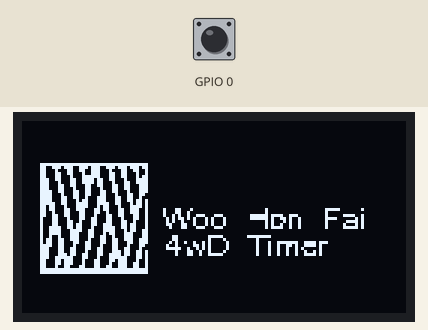
Recording of a program running on a simulated ESP8266 (NodeMCU). On the bench: 128×64 one-colour display. The inputs (shaded band) are chosen by the test bench; at power-on: GPIO 0 HIGH.

Above: at 2.2 s.
2.3 s: GPIO 0 driven LOW
At 2.7 s:
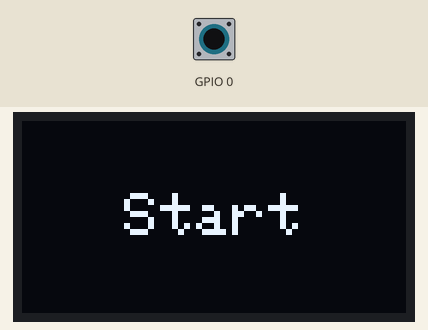
3.8 s: GPIO 0 pulsed HIGH 2 times (0.12 s each, 0.3 s apart)
At 4.6 s:
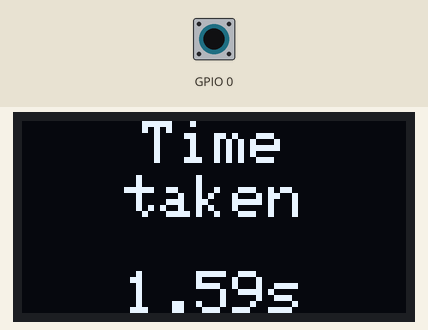
Timing chart, 0 to 6.8 s (numbered marks = the images above; inputs shaded):
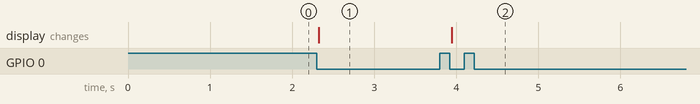

Measured:
- after the input at 2.3 s, the display: changes at once (image 1)
- after the input at 3.8 s, the display: changes after 0.15 s (image 2)

The program:

main.cpp
```cpp
#include <Arduino.h>
#include <Adafruit_GFX.h>
#include <Adafruit_SSD1306.h>
#define SCREEN_WIDTH 128    // OLED display width, in pixels
#define SCREEN_HEIGHT 64    // OLED display height, in pixels
#define OLED_RESET -1       // Reset pin # (or -1 if sharing Arduino reset pin)
#define SCREEN_ADDRESS 0x3C ///< See datasheet for Address; 0x3D for 128x64, 0x3C for 128x32
#define LOGO_WIDTH 128
#define LOGO_HEIGHT 64
Adafruit_SSD1306 display(SCREEN_WIDTH, SCREEN_HEIGHT, &Wire, OLED_RESET);

//// sensor, time and counting
int sensor = 1;
int sensor_t = 1;
unsigned long timer;
String time_taken;
int timer_state = 0;

const unsigned char epd_bitmap_school_logo_oled[] PROGMEM = {
    0x00, 0x00, 0x00, 0x00, 0x00, 0x00, 0x00, 0x00, 0x00, 0x00, 0x00, 0x00, 0x00, 0x00, 0x00, 0x00,
    0x00, 0x00, 0x00, 0x00, 0x00, 0x00, 0x00, 0x00, 0x00, 0x00, 0x00, 0x00, 0x00, 0x00, 0x00, 0x00,
    0x00, 0x00, 0x00, 0x00, 0x00, 0x00, 0x00, 0x00, 0x00, 0x00, 0x00, 0x00, 0x00, 0x00, 0x00, 0x00,
    0x00, 0x00, 0x00, 0x00, 0x00, 0x00, 0x00, 0x00, 0x00, 0x00, 0x00, 0x00, 0x00, 0x00, 0x00, 0x00,
    0x00, 0x00, 0x00, 0x00, 0x00, 0x00, 0x00, 0x00, 0x00, 0x00, 0x00, 0x00, 0x00, 0x00, 0x00, 0x00,
    0x00, 0x00, 0x00, 0x00, 0x00, 0x00, 0x00, 0x00, 0x00, 0x00, 0x00, 0x00, 0x00, 0x00, 0x00, 0x00,
    0x00, 0x00, 0x00, 0x00, 0x00, 0x00, 0x00, 0x00, 0x00, 0x00, 0x00, 0x00, 0x00, 0x00, 0x00, 0x00,
    0x00, 0x00, 0x00, 0x00, 0x00, 0x00, 0x00, 0x00, 0x00, 0x00, 0x00, 0x00, 0x00, 0x00, 0x00, 0x00,
    0x00, 0x00, 0x00, 0x00, 0x00, 0x00, 0x00, 0x00, 0x00, 0x00, 0x00, 0x00, 0x00, 0x00, 0x00, 0x00,
    0x00, 0x00, 0x00, 0x00, 0x00, 0x00, 0x00, 0x00, 0x00, 0x00, 0x00, 0x00, 0x00, 0x00, 0x00, 0x00,
    0x00, 0x00, 0x00, 0x00, 0x00, 0x00, 0x00, 0x00, 0x00, 0x00, 0x00, 0x00, 0x00, 0x00, 0x00, 0x00,
    0x00, 0x00, 0x00, 0x00, 0x00, 0x00, 0x00, 0x00, 0x00, 0x00, 0x00, 0x00, 0x00, 0x00, 0x00, 0x00,
    0x00, 0x00, 0x00, 0x00, 0x00, 0x00, 0x00, 0x00, 0x00, 0x00, 0x00, 0x00, 0x00, 0x00, 0x00, 0x00,
    0x00, 0x00, 0x00, 0x00, 0x00, 0x00, 0x00, 0x00, 0x00, 0x00, 0x00, 0x00, 0x00, 0x00, 0x00, 0x00,
    0x03, 0xff, 0xff, 0xff, 0xff, 0xc0, 0x00, 0x00, 0x00, 0x00, 0x00, 0x00, 0x00, 0x00, 0x00, 0x00,
    0x03, 0x3b, 0x9d, 0xce, 0xee, 0xc0, 0x00, 0x00, 0x00, 0x00, 0x00, 0x00, 0x00, 0x00, 0x00, 0x00,
    0x03, 0x11, 0x99, 0xc4, 0x66, 0x40, 0x00, 0x00, 0x00, 0x00, 0x00, 0x00, 0x00, 0x00, 0x00, 0x00,
    0x03, 0x19, 0x89, 0xc6, 0x62, 0x40, 0x00, 0x00, 0x00, 0x00, 0x00, 0x00, 0x00, 0x00, 0x00, 0x00,
    0x03, 0x18, 0x8f, 0xc6, 0x62, 0xc0, 0x00, 0x00, 0x00, 0x00, 0x00, 0x00, 0x00, 0x00, 0x00, 0x00,
    0x03, 0x98, 0xcf, 0x66, 0x23, 0xc0, 0x00, 0x00, 0x00, 0x00, 0x00, 0x00, 0x00, 0x00, 0x00, 0x00,
    0x03, 0x88, 0xcf, 0x62, 0x33, 0xc0, 0x00, 0x00, 0x00, 0x00, 0x00, 0x00, 0x00, 0x00, 0x00, 0x00,
    0x03, 0x8c, 0xc6, 0x63, 0x31, 0xc0, 0x00, 0x00, 0x00, 0x00, 0x00, 0x00, 0x00, 0x00, 0x00, 0x00,
    0x03, 0x8c, 0x46, 0x23, 0x31, 0xc0, 0x00, 0x00, 0x00, 0x00, 0x00, 0x00, 0x00, 0x00, 0x00, 0x00,
    0x03, 0xcc, 0x66, 0x33, 0x11, 0xc0, 0x00, 0x00, 0x00, 0x00, 0x00, 0x00, 0x00, 0x00, 0x00, 0x00,
    0x03, 0xc4, 0x66, 0x31, 0x19, 0x80, 0x00, 0x00, 0x00, 0x00, 0x00, 0x00, 0x00, 0x00, 0x00, 0x00,
    0x03, 0xc6, 0x64, 0x71, 0x99, 0x00, 0x00, 0x00, 0x00, 0x00, 0x00, 0x00, 0x00, 0x00, 0x00, 0x00,
    0x03, 0xc6, 0x2c, 0x71, 0x9b, 0x40, 0x00, 0x00, 0x00, 0x00, 0x00, 0x00, 0x00, 0x00, 0x00, 0x00,
    0x03, 0xe6, 0x3c, 0x79, 0x8b, 0x40, 0x00, 0x00, 0x00, 0x00, 0x00, 0x00, 0x00, 0x00, 0x00, 0x00,
    0x03, 0x62, 0x3c, 0x58, 0x8f, 0x40, 0x00, 0x00, 0x00, 0x00, 0x00, 0x00, 0x00, 0x00, 0x00, 0x00,
    0x03, 0x63, 0x38, 0xd8, 0xce, 0x41, 0x18, 0x80, 0x00, 0x00, 0x40, 0x00, 0x07, 0xc0, 0x40, 0x00,
    0x03, 0x23, 0x18, 0xc8, 0xce, 0x41, 0x19, 0x00, 0x00, 0x00, 0x40, 0x00, 0x04, 0x00, 0x00, 0x00,
    0x03, 0x33, 0x18, 0x8c, 0xc6, 0x41, 0x29, 0x38, 0xe0, 0x0f, 0xde, 0x70, 0x04, 0x1e, 0x40, 0x00,
    0x02, 0x31, 0x19, 0x8c, 0x46, 0x40, 0xad, 0x45, 0x10, 0x0f, 0xd3, 0x48, 0x07, 0x81, 0x40, 0x00,
    0x02, 0x31, 0x91, 0x8c, 0x64, 0x40, 0xa4, 0x45, 0x10, 0x00, 0x51, 0x48, 0x04, 0x0f, 0x40, 0x00,
    0x02, 0x31, 0xb1, 0x9c, 0x6c, 0x40, 0xc6, 0x45, 0x10, 0x00, 0x52, 0x48, 0x04, 0x11, 0x40, 0x00,
    0x02, 0x79, 0xb1, 0x1e, 0x6c, 0x40, 0x46, 0x38, 0xe0, 0x00, 0x5e, 0x48, 0x04, 0x1f, 0x40, 0x00,
    0x02, 0x78, 0xf3, 0x1e, 0x2c, 0xc0, 0x00, 0x00, 0x00, 0x00, 0x00, 0x00, 0x00, 0x00, 0x00, 0x00,
    0x02, 0x78, 0xe3, 0x16, 0x38, 0xc0, 0x00, 0x00, 0x00, 0x00, 0x00, 0x00, 0x00, 0x00, 0x00, 0x00,
    0x02, 0x48, 0xe3, 0x32, 0x38, 0xc0, 0x30, 0x03, 0xe0, 0x1f, 0xe0, 0x00, 0x00, 0x00, 0x00, 0x00,
    0x02, 0xcc, 0xe2, 0x33, 0x39, 0xc0, 0x30, 0x02, 0x10, 0x02, 0x00, 0x00, 0x00, 0x00, 0x00, 0x00,
    0x02, 0xcc, 0x66, 0x33, 0x19, 0xc0, 0x52, 0x4a, 0x08, 0x02, 0x27, 0xf3, 0xdc, 0x00, 0x00, 0x00,
    0x03, 0xcc, 0x46, 0x23, 0x11, 0x80, 0x90, 0x6a, 0x08, 0x02, 0x24, 0xd3, 0xd0, 0x00, 0x00, 0x00,
    0x03, 0x8c, 0xc6, 0x63, 0x31, 0x00, 0xf9, 0x2a, 0x08, 0x02, 0x24, 0x94, 0x10, 0x00, 0x00, 0x00,
    0x03, 0x8c, 0xc4, 0x63, 0xb3, 0x40, 0x11, 0x92, 0x10, 0x02, 0x24, 0x92, 0x50, 0x00, 0x00, 0x00,
    0x03, 0x8e, 0xcc, 0x67, 0xb3, 0x40, 0x11, 0x93, 0xe0, 0x02, 0x24, 0x93, 0xd0, 0x00, 0x00, 0x00,
    0x03, 0x9f, 0x8c, 0x47, 0xe3, 0x40, 0x00, 0x00, 0x00, 0x00, 0x00, 0x00, 0x00, 0x00, 0x00, 0x00,
    0x03, 0x1b, 0x88, 0xc6, 0xe2, 0x40, 0x00, 0x00, 0x00, 0x00, 0x00, 0x00, 0x00, 0x00, 0x00, 0x00,
    0x03, 0x1b, 0x88, 0xc4, 0xe6, 0x40, 0x00, 0x00, 0x00, 0x00, 0x00, 0x00, 0x00, 0x00, 0x00, 0x00,
    0x03, 0x13, 0x18, 0xcc, 0xe6, 0x40, 0x00, 0x00, 0x00, 0x00, 0x00, 0x00, 0x00, 0x00, 0x00, 0x00,
    0x03, 0xff, 0xff, 0xff, 0xff, 0xc0, 0x00, 0x00, 0x00, 0x00, 0x00, 0x00, 0x00, 0x00, 0x00, 0x00,
    0x03, 0xff, 0xff, 0xff, 0xff, 0xc0, 0x00, 0x00, 0x00, 0x00, 0x00, 0x00, 0x00, 0x00, 0x00, 0x00,
    0x00, 0x00, 0x00, 0x00, 0x00, 0x00, 0x00, 0x00, 0x00, 0x00, 0x00, 0x00, 0x00, 0x00, 0x00, 0x00,
    0x00, 0x00, 0x00, 0x00, 0x00, 0x00, 0x00, 0x00, 0x00, 0x00, 0x00, 0x00, 0x00, 0x00, 0x00, 0x00,
    0x00, 0x00, 0x00, 0x00, 0x00, 0x00, 0x00, 0x00, 0x00, 0x00, 0x00, 0x00, 0x00, 0x00, 0x00, 0x00,
    0x00, 0x00, 0x00, 0x00, 0x00, 0x00, 0x00, 0x00, 0x00, 0x00, 0x00, 0x00, 0x00, 0x00, 0x00, 0x00,
    0x00, 0x00, 0x00, 0x00, 0x00, 0x00, 0x00, 0x00, 0x00, 0x00, 0x00, 0x00, 0x00, 0x00, 0x00, 0x00,
    0x00, 0x00, 0x00, 0x00, 0x00, 0x00, 0x00, 0x00, 0x00, 0x00, 0x00, 0x00, 0x00, 0x00, 0x00, 0x00,
    0x00, 0x00, 0x00, 0x00, 0x00, 0x00, 0x00, 0x00, 0x00, 0x00, 0x00, 0x00, 0x00, 0x00, 0x00, 0x00,
    0x00, 0x00, 0x00, 0x00, 0x00, 0x00, 0x00, 0x00, 0x00, 0x00, 0x00, 0x00, 0x00, 0x00, 0x00, 0x00,
    0x00, 0x00, 0x00, 0x00, 0x00, 0x00, 0x00, 0x00, 0x00, 0x00, 0x00, 0x00, 0x00, 0x00, 0x00, 0x00,
    0x00, 0x00, 0x00, 0x00, 0x00, 0x00, 0x00, 0x00, 0x00, 0x00, 0x00, 0x00, 0x00, 0x00, 0x00, 0x00,
    0x00, 0x00, 0x00, 0x00, 0x00, 0x00, 0x00, 0x00, 0x00, 0x00, 0x00, 0x00, 0x00, 0x00, 0x00, 0x00,
    0x00, 0x00, 0x00, 0x00, 0x00, 0x00, 0x00, 0x00, 0x00, 0x00, 0x00, 0x00, 0x00, 0x00, 0x00, 0x00,
    0x00, 0x00, 0x00, 0x00, 0x00, 0x00, 0x00, 0x00, 0x00, 0x00, 0x00, 0x00, 0x00, 0x00, 0x00, 0x00};

void setup()
{
  Serial.begin(115200);

  if (!display.begin(SSD1306_SWITCHCAPVCC, 0x3C))
  { // Address 0x3D for 128x64
    Serial.println(F("SSD1306 allocation failed"));
    for (;;)
      ;
  }

  display.clearDisplay();
  display.drawBitmap(
    (display.width()  - LOGO_WIDTH ) / 2,
    (display.height() - LOGO_HEIGHT) / 2,
    epd_bitmap_school_logo_oled, LOGO_WIDTH, LOGO_HEIGHT, 1);
  display.display();
  delay(1000);
  // display.clearDisplay();
  // display.setTextSize(1);
  // display.setTextColor(WHITE);
  // display.setCursor(0, 10);
  // // Display static text
  // display.println("Hello, world!!!!!!!!");
  // display.display();
}

void loop()
{
  int sensor = digitalRead(0);
  if (sensor_t - sensor == 1 and timer_state == 0)
  {
    display.clearDisplay();
    display.setTextSize(1);
    display.setTextColor(WHITE);
    display.setCursor((display.width()-5*12)/2, (display.height()-16)/2);
    display.setTextSize(2);
    display.println("Start");
    display.display();
    // display.setTextSize(1);
    timer = millis();
    timer_state = 1;
  }
  else if (sensor_t - sensor == 1 and timer_state == 1)
  {
    if (millis() - timer > 500)
    {
      display.clearDisplay();

      display.setCursor((display.width()-12*4)/2, 0);
      display.println("Time");

      display.setCursor((display.width()-12*5)/2, 18);
      display.println("taken");

      time_taken = String((millis() - timer) / 1000.f);
      display.setCursor((display.width()-12*(time_taken.length()+1))/2, display.height()-14);
      display.println(time_taken + "s");
      display.display();
      timer = millis();
    }
  }
  sensor_t = sensor;
}
```
